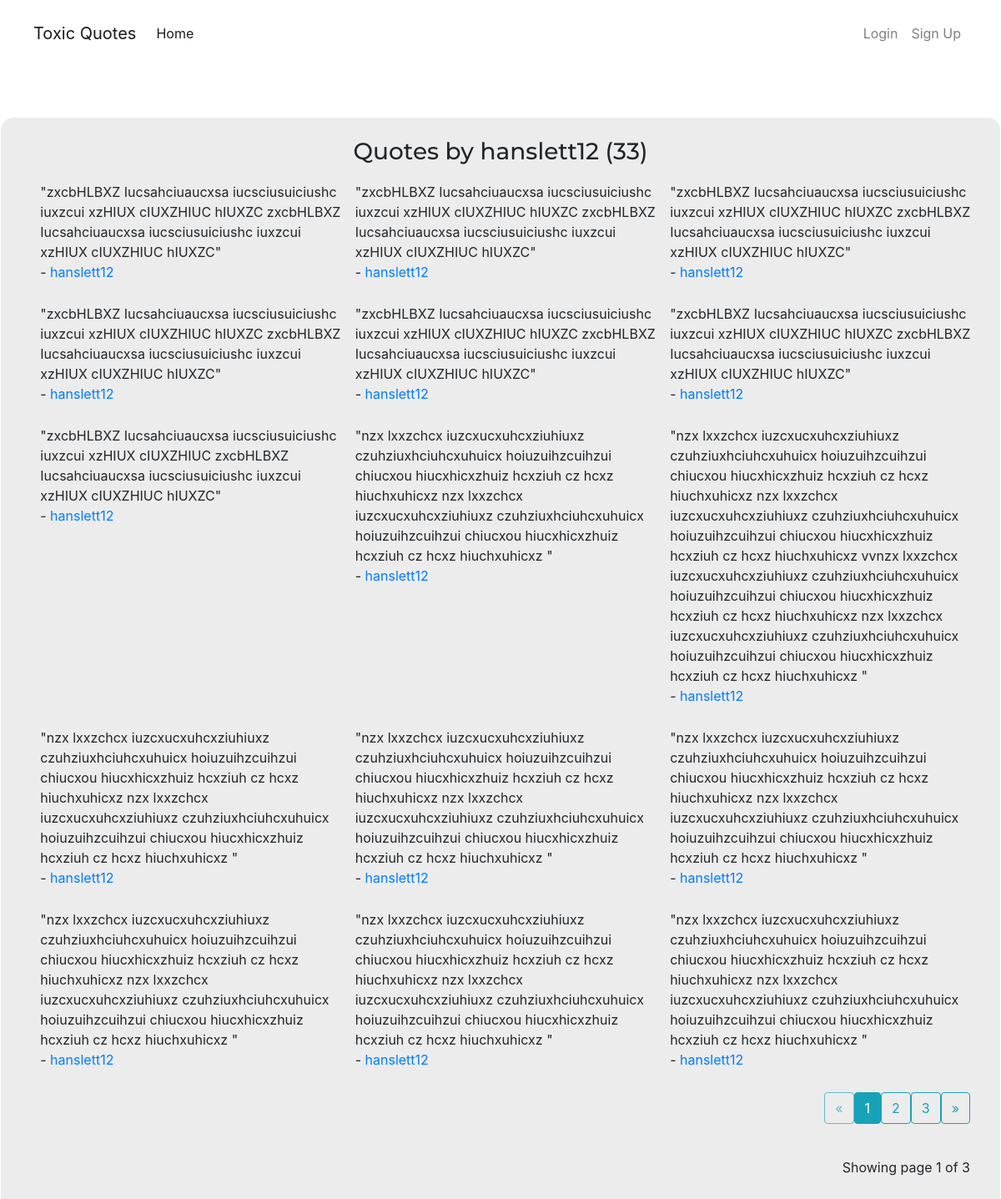
Page /user/hanslett12 on the earlier database version.
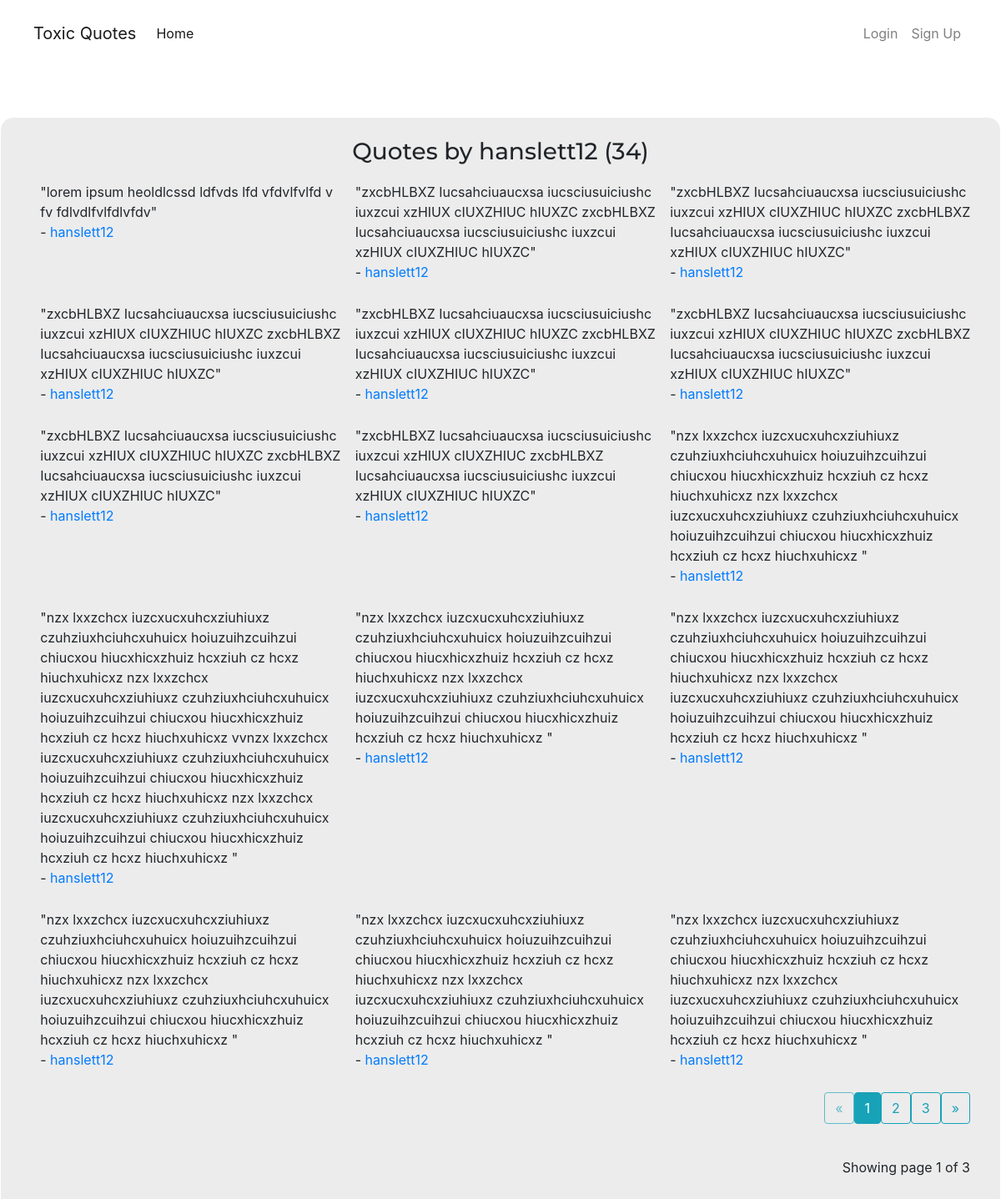
Same page on the later database version.
### quotes/models.py (models this page shows, shortened)
class Quotes(db.Model):
    id = db.Column(db.Integer, primary_key=True)
    quote = db.Column(db.Text, nullable=False)
    category = db.Column(db.String(50), nullable=False)
    date_posted = db.Column(db.DateTime, nullable=False, default=datetime.utcnow)
    user_id = db.Column(db.Integer, db.ForeignKey('users.id'), nullable=False)

class Users(db.Model, UserMixin):
    id = db.Column(db.Integer, primary_key=True)
    username = db.Column(db.String(20), unique=True, nullable=False)
    email = db.Column(db.String(120), unique=True, nullable=False)
    profile_pic = db.Column(db.String(20), nullable=False, default='default.jpg')
    password = db.Column(db.String(60), nullable=False)
    quote = db.relationship('Quotes', backref='author', lazy=True)

### quotes/users/routes.py (the view)
@users.route("/user/<string:username>")
def users_quotes(username):
    page = request.args.get('page', 1, type=int)#if the someone tries to use any other data type apart from an int it will throw an error
    user = Users.query.filter_by(username=username).first_or_404()
    posts = Quotes.query.filter_by(author=user)\
        .order_by(Quotes.date_posted.desc())\
        .paginate(page=page, per_page=15)
    return render_template('users_quotes.html', posts=posts, user=user)

### quotes/templates/users_quotes.html (shortened to what this page needs)
{% extends "layout.html"%}
{% block content %}
<div class="navbar-edit">
    <nav class="navbar navbar-expand-lg navbar-light">
        <a class="navbar-brand">Toxic Quotes</a>
        <div class="collapse navbar-collapse justify-content-start" id="navbarNav">
            <ul class="navbar-nav">
                <li class="nav-item active">
                    <a href="{{ url_for('main.home') }}" class="nav-link">Home</a>
                </li>
            </ul>
        </div>
        <div class="collapse navbar-collapse justify-content-end" id="navbarNav">
            <ul class="navbar-nav">
                {% if current_user.is_authenticated %}
                {% else %}
                <a href="{{ url_for('users.login') }}" class="nav-link">Login</a>
                <li class="nav-item">
                    <a href="{{ url_for('users.register') }}" class="nav-link">Sign Up</a>
                </li>
                {% endif  %}
            </ul>
        </div>
    </nav>
</div>
<section id="Quotes-section">
<h3 style="text-align:center;">Quotes by {{ user.username }}  ({{ posts.total }})</h3>
<div class="wrapper">
    {% for post in posts.items %}
    <div class="flex1">
        <p>"{{ post.quote }}" <br> - <a class="link-info" href="{{ url_for('users.users_quotes', username=post.author.username) }}">{{ post.author.username }}</a></p>
    </div>
    {% endfor %}
</div>
<div class="wrap2">
    <a class="btn btn-outline-info mb-4 {% if posts.page == 1 %}disabled{% endif %}" href="{{ url_for('users.users_quotes', page=posts.prev_num, username=user.username) }}">&laquo;</a>
{% for page_num in posts.iter_pages(left_edge=1, right_edge=1, left_current=1, right_current=2) %}
{% if page_num %}
    {% if posts.page == page_num %}
        <a class="btn btn-info mb-4" href="{{ url_for('users.users_quotes', username=user.username, page=page_num) }}">{{ page_num }}</a>
    {% else %}
        <a class="btn btn-outline-info mb-4" href="{{ url_for('users.users_quotes', username=user.username, page=page_num) }}">{{ page_num }}</a>
    {% endif %}
{% else %}
....
{% endif %}
{% endfor %}
<a class="btn btn-outline-info mb-4 {% if posts.page == posts.pages  %}disabled{% endif %}" href="{{ url_for('users.users_quotes', page=posts.next_num, username=user.username) }}">&raquo;</a>
</div>
<p class="text-right mt-3">Showing page {{ posts.page }} of {{ posts.pages }}</p>
</section>
{% endblock content %}

Differences in the rows shown:
no longer on this page (row unchanged): Quotes: quote "nzx lxxzchcx iuzcxucxuhcxziuhiuxz czuhziuxhciuhcxuhuicx hoiuzuihzcuihzui chiucxou hiucxhicxzhuiz hcxziuh cz hcxz hiuchxuhicxz nzx lxxzchcx iuzcxucxuhcxziuhiuxz czuhziuxhciuhcxuhuicx hoiuzuihzcuihzui chiucxou hiucxhicxzhuiz hcxziuh cz hcxz hiuchxuhicxz", author.username "hanslett12"
added Quotes: quote "lorem ipsum heoldlcssd ldfvds lfd vfdvlfvlfd v fv fdlvdlfvlfdlvfdv", author.username "hanslett12"
Other differences:
{{ posts.total }}: "33" → "34"
